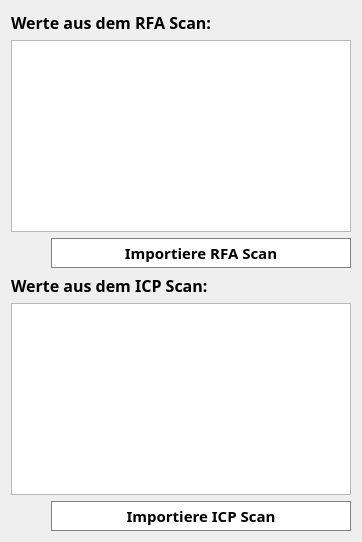
                <widget class="QFrame" name="scan_frame">
                 <layout class="QVBoxLayout" name="verticalLayout_3">
                  <item>
                   <widget class="QLabel" name="label_2">
                    <property name="font">
                     <font>
                      <family>Leelawadee</family>
                      <pointsize>12</pointsize>
                      <weight>75</weight>
                      <bold>true</bold>
                     </font>
                    </property>
                    <property name="text">
                     <string>Werte aus dem RFA Scan:</string>
                    </property>
                    <property name="margin">
                     <number>10</number>
                    </property>
                   </widget>
                  </item>
                  <item>
                   <widget class="QTableWidget" name="tableWidget"/>
                  </item>
                  <item>
                   <layout class="QHBoxLayout" name="horizontalLayout_2">
                    <item>
                     <spacer name="horizontalSpacer">
                      <property name="orientation">
                       <enum>Qt::Horizontal</enum>
                      </property>
                      <property name="sizeHint" stdset="0">
                       <size>
                        <width>40</width>
                        <height>20</height>
                       </size>
                      </property>
                     </spacer>
                    </item>
                    <item>
                     <widget class="QPushButton" name="import_rfa_scan_btn">
                      <property name="minimumSize">
                       <size>
                        <width>300</width>
                        <height>30</height>
                       </size>
                      </property>
                      <property name="maximumSize">
                       <size>
                        <width>16777215</width>
                        <height>30</height>
                       </size>
                      </property>
                      <property name="font">
                       <font>
                        <family>Leelawadee</family>
                        <pointsize>11</pointsize>
                        <weight>75</weight>
                        <bold>true</bold>
                       </font>
                      </property>
                      <property name="styleSheet">
                       <string notr="true">background-color: white; border: 1px solid gray;</string>
                      </property>
                      <property name="text">
                       <string>Importiere RFA Scan</string>
                      </property>
                      <property name="icon">
                       <iconset resource="../assets/icons.qrc">
                        <normaloff>:/icons/icons8-import-96.png</normaloff>:/icons/icons8-import-96.png</iconset>
                      </property>
                      <property name="iconSize">
                       <size>
                        <width>20</width>
                        <height>20</height>
                       </size>
                      </property>
                     </widget>
                    </item>
                   </layout>
                  </item>
                  <item>
                   <widget class="QLabel" name="label_48">
                    <property name="font">
                     <font>
                      <family>Leelawadee</family>
                      <pointsize>12</pointsize>
                      <weight>75</weight>
                      <bold>true</bold>
                     </font>
                    </property>
                    <property name="text">
                     <string>Werte aus dem ICP Scan:</string>
                    </property>
                    <property name="margin">
                     <number>10</number>
                    </property>
                   </widget>
                  </item>
                  <item>
                   <widget class="QTableWidget" name="tableWidget_2"/>
                  </item>
                  <item>
                   <layout class="QHBoxLayout" name="horizontalLayout_3">
                    <item>
                     <spacer name="horizontalSpacer_2">
                      <property name="orientation">
                       <enum>Qt::Horizontal</enum>
                      </property>
                      <property name="sizeHint" stdset="0">
                       <size>
                        <width>40</width>
                        <height>20</height>
                       </size>
                      </property>
                     </spacer>
                    </item>
                    <item>
                     <widget class="QPushButton" name="import_icp_scan_btn">
                      <property name="minimumSize">
                       <size>
                        <width>300</width>
                        <height>30</height>
                       </size>
                      </property>
                      <property name="maximumSize">
                       <size>
                        <width>16777215</width>
                        <height>30</height>
                       </size>
                      </property>
                      <property name="font">
                       <font>
                        <family>Leelawadee</family>
                        <pointsize>11</pointsize>
                        <weight>75</weight>
                        <bold>true</bold>
                       </font>
                      </property>
                      <property name="styleSheet">
                       <string notr="true">background-color: white; border: 1px solid gray;</string>
                      </property>
                      <property name="text">
                       <string>Importiere ICP Scan</string>
                      </property>
                      <property name="icon">
                       <iconset resource="../assets/icons.qrc">
                        <normaloff>:/icons/icons8-import-96.png</normaloff>:/icons/icons8-import-96.png</iconset>
                      </property>
                      <property name="iconSize">
                       <size>
                        <width>20</width>
                        <height>20</height>
                       </size>
                      </property>
                     </widget>
                    </item>
                   </layout>
                  </item>
                 </layout>
                </widget>
